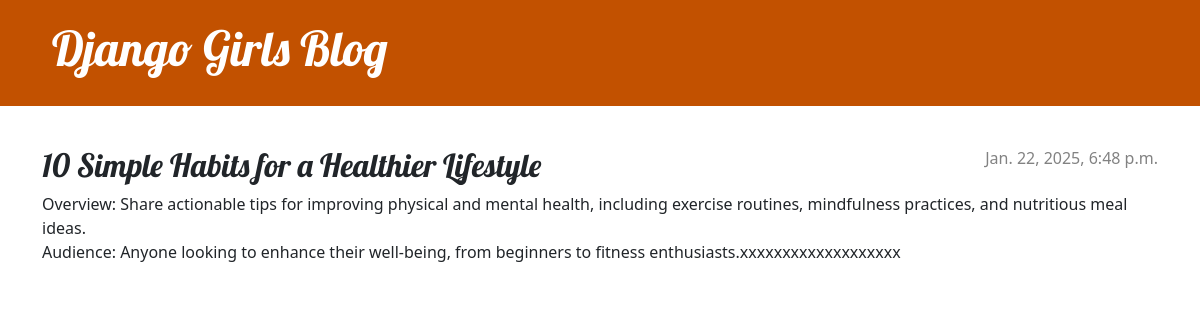
The app's page /post/2/ with its own data.
### blog/models.py (models this page shows, shortened)
class Post(models.Model):
    author = models.ForeignKey(settings.AUTH_USER_MODEL, on_delete=models.CASCADE)
    title = models.CharField(max_length=200)
    text = models.TextField()
    created_date = models.DateTimeField(default=timezone.now)
    published_date = models.DateTimeField(blank=True, null=True)

### blog/views.py (the view)
# urls.py: path('post/<int:pk>/', views.post_detail, name='post_detail'),
def post_detail(request, pk):
    post = get_object_or_404(Post, pk=pk)
    return render(request, 'blog/post_detail.html', {'post': post})

### blog/templates/blog/post_detail.html (shortened to what this page needs)
{% extends 'blog/base.html' %}
{% block content %}
    <article class="post">
        {% if post.published_date %}
            <time class="date">
                {{ post.published_date }}
            </time>
        {% endif %}
        <h2>{{ post.title }}</h2>
        <p>{{ post.text|linebreaksbr }}</p>
    </article>
{% endblock %}

### blog/static/css/blog.css (style rules this page uses)
h1, h2, h3, h4 { font-family: 'Lobster', cursive; }
.date { color: #828282; }
.post { margin-bottom: 70px; }
.post > .date, .post > .actions { float: right; }

### records on screen
Post: published_date "Jan. 22, 2025, 6:48 p.m.", title "10 Simple Habits for a Healthier Lifestyle", text "Overview: Share actionable tips for improving physical and mental health, including exercise routines, mindfulness practices, and nutritious meal ideas. Audience: Anyone looking to enhance their well-being, from beginners to fitness enthusiasts.xxxxxxxxxxxxxxxxxxx"
